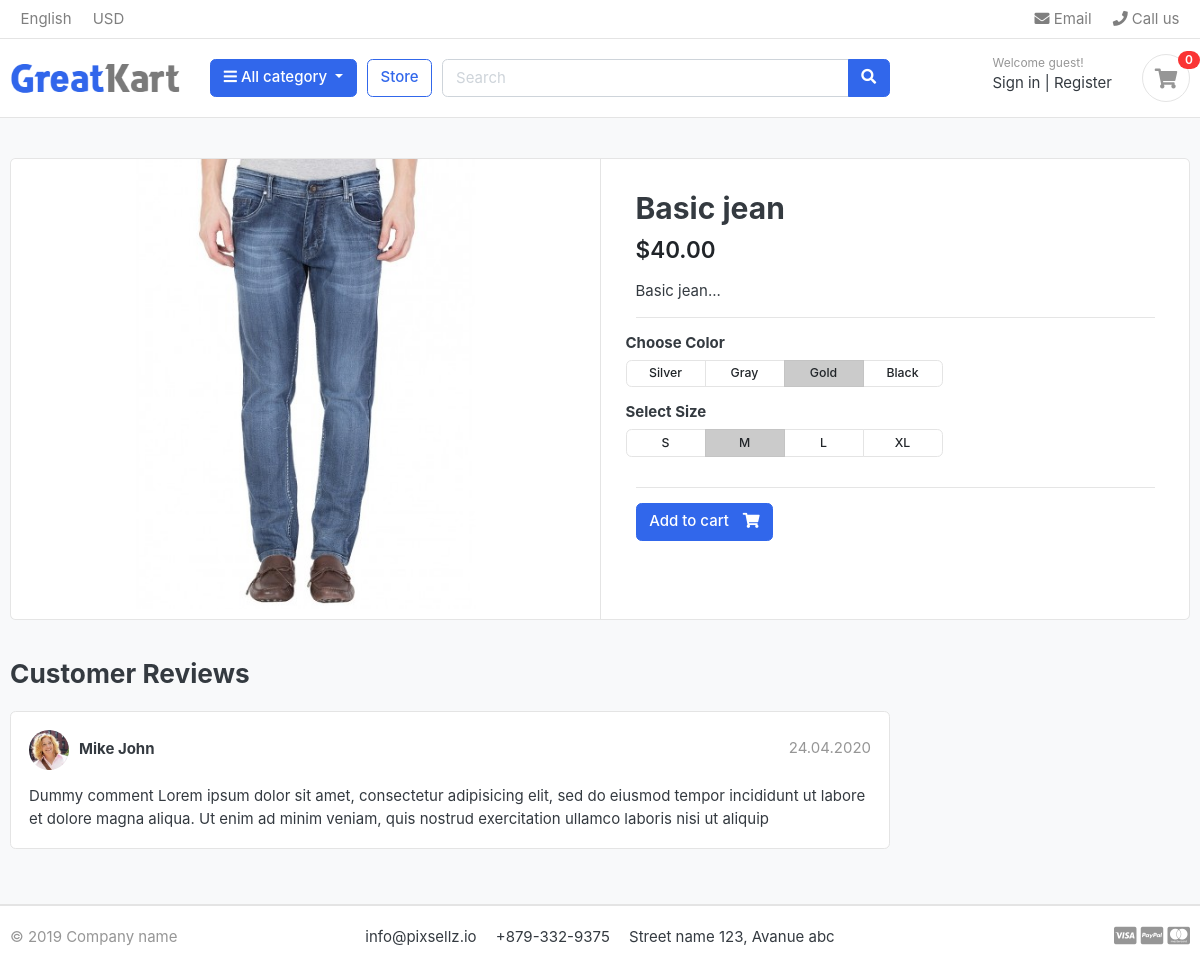
Page /detail/basic-jean/ on the committed database.
### store/models.py (models this page shows, shortened)
class Product(models.Model):
    category = models.ForeignKey(Category, related_name='products', on_delete=models.CASCADE)
    created_by = models.ForeignKey(Customer, on_delete=models.CASCADE, related_name='product_creator')
    title = models.CharField(max_length=255)
    description = models.TextField(blank=True)
    image = models.ImageField(upload_to='images/')
    slug = models.SlugField(max_length=255, unique=True)
    price = models.DecimalField(max_digits=10, decimal_places=2)
    in_stock = models.BooleanField(default=True)
    is_active = models.BooleanField(default=True)
    created = models.DateTimeField(auto_now_add=True)
    updated = models.DateTimeField(auto_now=True)
    class Meta:
        verbose_name_plural = 'Products'
        ordering = ('-created', )

### store/views.py (the view)
# urls.py: path('detail/<slug:slug>/', views.product_detail, name='product_detail'),
def product_detail(request, slug):
    product = Product.objects.get(slug=slug)
    context = {'product': product}
    return render(request, 'store/product-detail.html', context)

### store/context_processors.py (called while the page is built)
def get_categories(request):
    categories = Category.objects.all()
    return {'categories': categories}

def get_cart_items(request):
    if request.user.is_authenticated:
        try:
            customer = request.user.customer
            order = Order.objects.get(customer=customer)
            return {'items_count': order.get_total_items}
        except Order.DoesNotExist:
            return {'items_count': 0}
    else:
        return {'items_count': 0}

### templates/store/product-detail.html (shortened to what this page needs)
{% extends 'store/base.html' %}
{% block content %}
    <section class="section-content padding-y bg">
        <div class="container">
            <div class="card">
                <div class="row no-gutters">
                    <aside class="col-md-6">
                        <article class="gallery-wrap">
                            <div class="img-big-wrap">
                                <a href="#"><img src="{{ product.image.url }}"></a>
                            </div>
                        </article>
                    </aside>
                    <main class="col-md-6 border-left">
                        <article class="content-body">
                            <h2 class="title">{{ product.title }}</h2>
                            <div class="mb-3">
                                <var class="price h4">${{ product.price }}</var>
                            </div>
                            <p>{{ product.description }}</p>
                            <hr>
                            <div class="row">
                                <div class="item-option-select">
                                    <h6>Choose Color</h6>
                                    <div class="btn-group btn-group-sm btn-group-toggle" data-toggle="buttons">
                                        <label class="btn btn-light">
                                            <input type="radio" name="radio_color"> Silver
                                        </label>
                                        <label class="btn btn-light">
                                            <input type="radio" name="radio_color"> Gray
                                        </label>
                                        <label class="btn btn-light active">
                                            <input type="radio" name="radio_color checked"> Gold
                                        </label>
                                        <label class="btn btn-light">
                                            <input type="radio" name="radio_color"> Black
                                        </label>
                                    </div>
                                </div>
                            </div>
                            <div class="row">
                                <div class="item-option-select">
                                    <h6>Select Size</h6>
                                    <div class="btn-group btn-group-sm btn-group-toggle" data-toggle="buttons">
                                        <label class="btn btn-light">
                                            <input type="radio" name="radio_color"> S
                                        </label>
                                        <label class="btn btn-light active">
                                            <input type="radio" name="radio_color" checked> M
                                        </label>
                                        <label class="btn btn-light">
                                            <input type="radio" name="radio_color"> L
                                        </label>
                                        <label class="btn btn-light">
                                            <input type="radio" name="radio_color"> XL
                                        </label>
                                    </div>
                                </div>
                            </div>
                            <hr>
                            <a href="./product-detail.html" class="btn  btn-primary"> <span
                                    class="text">Add to cart</span> <i class="fas fa-shopping-cart"></i> </a>
                        </article>
                    </main>
                </div>
            </div>
            <br>
            <div class="row">
                <div class="col-md-9">
                    <header class="section-heading">
                        <h3>Customer Reviews </h3>
                    </header>
                    <article class="box mb-3">
                        <div class="icontext w-100">
                            <img src="./images/avatars/avatar1.jpg" class="img-xs icon rounded-circle">
                            <div class="text">
                                <span class="date text-muted float-md-right">24.04.2020 </span>
                                <h6 class="mb-1">Mike John </h6>
                            </div>
                        </div>
                        <div class="mt-3">
                            <p>
                                Dummy comment Lorem ipsum dolor sit amet, consectetur adipisicing elit, sed do eiusmod
                                tempor incididunt ut labore et dolore magna aliqua. Ut enim ad minim veniam,
                                quis nostrud exercitation ullamco laboris nisi ut aliquip
                            </p>
                        </div>
                    </article>
                </div>
            </div>
        </div>
    </section>
{% endblock %}

### static/css/ui.css (style rules this page uses)
html { font-family: "Inter", sans-serif; font-size: 15px; }
.content-body { flex: 1 1 auto; padding: 2rem 2.3rem; }
.img-xs, .img-sm, .img-md, .img-lg { -o-object-fit: cover; object-fit: cover; flex-shrink: 0; flex-grow: 0; }
.img-xs { width: 40px; height: 40px; }
.padding-y { padding-top: 40px; padding-bottom: 40px; }
var { font-style: normal; }
article:after, .form-group:after { display: block; clear: both; content: ""; }
.bg { background-color: #f8f9fa; }
.section-heading { margin-bottom: 20px; margin-top: 15px; }
p:last-child { margin-bottom: 0; }
.btn-light { background-color: #fff; border-color: #e4e4e4; }
.btn .text + i { margin-left: 10px; }
.icontext { display: inline-flex; align-items: center; vertical-align: middle; }
.icontext .text { width: 100%; line-height: 1.2; }
.icontext .icon { position: relative; margin-right: 10px; flex-shrink: 0; flex-grow: 0; }
.price { font-weight: 600; color: #212529; }
.box { padding: 18px; background: #fff; border-radius: 0.37rem; border: 1px solid #e4e4e4; }
.box img { max-width: 100%; }
.gallery-wrap .img-big-wrap { margin-bottom: 10px; border-radius: 0.37rem; overflow: hidden; background-color: #fff; }
.gallery-wrap .img-big-wrap a { text-align: center; display: block; }
.gallery-wrap .img-big-wrap img { height: 450px; width: auto; display: inline-block; }
.item-option-select { margin-bottom: 1rem; display: inline-block; margin-right: 15px; }
.item-option-select .btn { min-width: 80px; }

### rows in the picture
Product: image (picture), title "Basic jean", price "40.00", description "Basic jean..."

### other values in the picture
{{ items_count }} "0"
